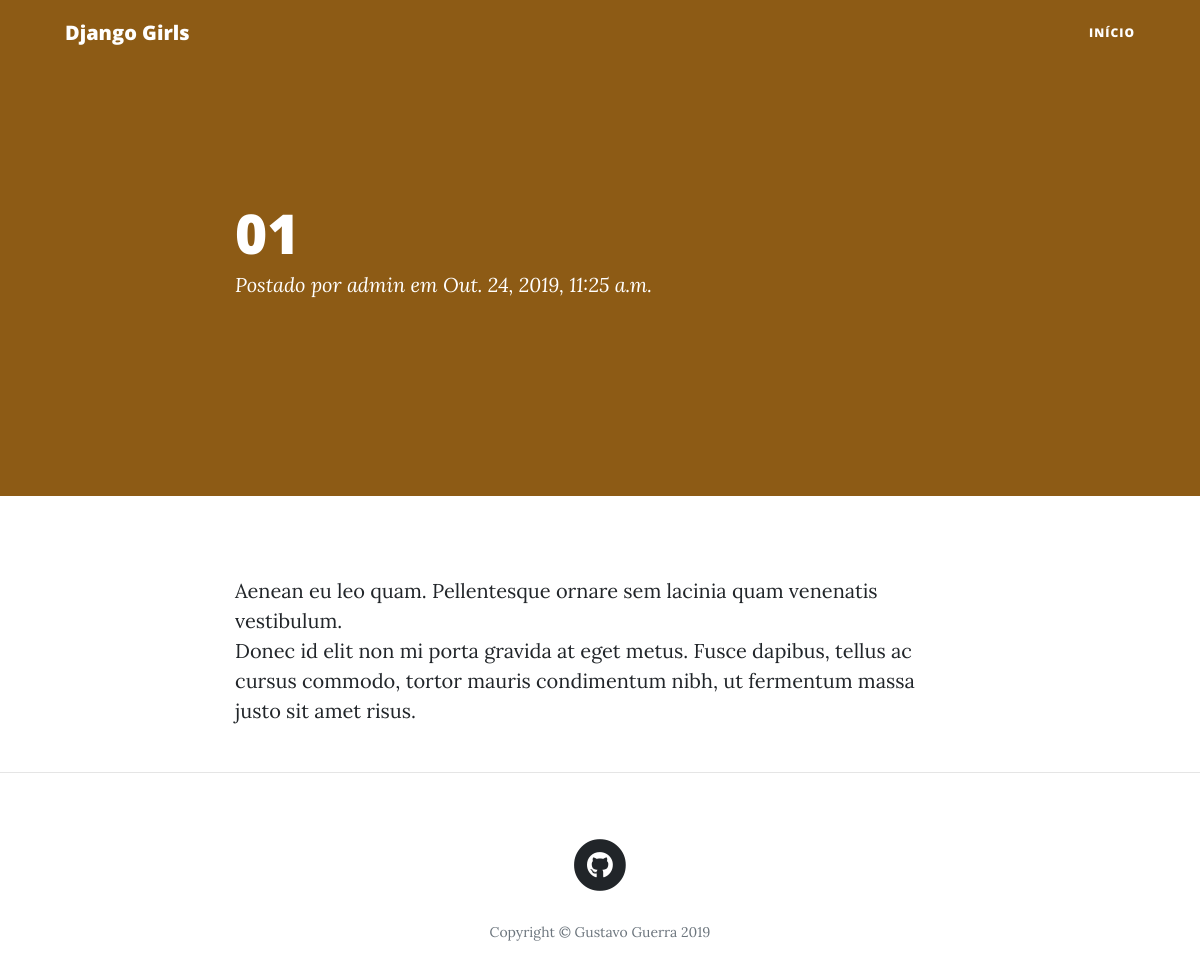
The page /post/1/ on the database as committed earlier.
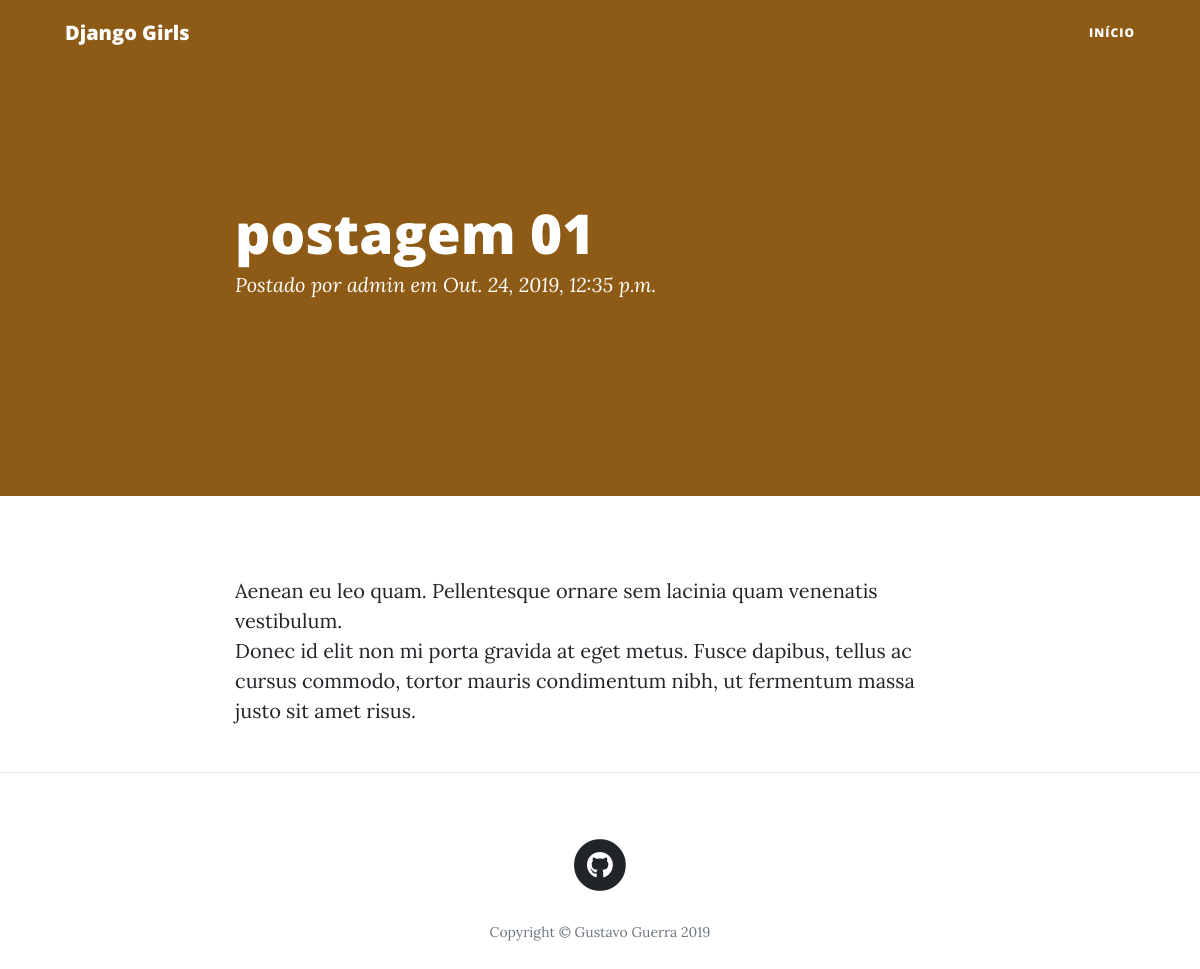
The same page on the database as committed later.
### blog/models.py (models this page shows, shortened)
class Post(models.Model):
    author = models.ForeignKey('auth.User', on_delete=models.CASCADE)
    title = models.CharField('Título', max_length=200)
    subtitle = models.CharField('Subtítulo', max_length=300, default='')
    text = models.TextField('Texto')
    created_date = models.DateTimeField(
        'Data de criação', default=timezone.now)
    published_date = models.DateTimeField(
        'Data de publicação', blank=True, null=True)

### blog/views.py (the view)
# urls.py: path('post/<int:pk>/', views.post_detail, name='post_detail'),
def post_detail(request, pk):
    template_name = 'blog/post_detail.html'
    post = get_object_or_404(Post, pk=pk)
    context = {'post': post}
    return render(request, template_name, context)

### blog/templates/blog/post_detail.html (shortened to what this page needs)
{% extends 'blog/base.html' %}
{% block content %}
 <header class="masthead" style="background-color: #fc9403">
   <div class="overlay"></div>
   <div class="container">
     <div class="row">
       <div class="col-lg-8 col-md-10 mx-auto">
         <div class="post-heading">
           <h1>{{ post.title }}</h1>
           <span class="meta">Postado por
             <a href="{% url 'post_list_by_author' author_=post.author.username %}">{{ post.author }}</a>
             {% if post.published_date %}
                em {{ post.published_date }}
             {% endif %}
             </span>
         </div>
       </div>
     </div>
   </div>
 </header>
 <article>
    <div class="container">
      <div class="row">
        <div class="col-lg-8 col-md-10 mx-auto">
            <p>{{ post.text|linebreaksbr }}</p>
        </div>
      </div>
    </div>
  </article>
  <hr>
{% endblock %}

### blog/templates/blog/base.html (shortened to what this page needs)
{% load static %}
<!DOCTYPE html>
<html lang="pt-BR">
<head>
  <link href="{% static 'vendor/bootstrap/css/bootstrap.css' %}" rel="stylesheet">
  <link href="{% static 'vendor/fontawesome-free/css/all.css' %}" rel="stylesheet" type="text/css">
  <link href="{% static 'css/clean-blog.css' %}" rel="stylesheet">
</head>
<body>
    <nav class="navbar navbar-expand-lg navbar-light fixed-top" id="mainNav">
        <div class="container">
            <a class="navbar-brand" href="{% url 'post_list'%}">Django Girls</a>
            <div class="collapse navbar-collapse" id="navbarResponsive">
                <ul class="navbar-nav ml-auto">
                    <li class="nav-item">
                        <a class="nav-link" href="{% url 'post_list'%}">Início</a>
                    </li>
                </ul>
            </div>
        </div>
    </nav>
    {% block content %}
    {% endblock %}
    <footer>
        <div class="container">
            <div class="row">
                <div class="col-lg-8 col-md-10 mx-auto">
                    <ul class="list-inline text-center">
                        <li class="list-inline-item">
                            <a href="https://github.com/gguerran" target="_blank">
                                <span class="fa-stack fa-lg">
                                    <i class="fas fa-circle fa-stack-2x"></i>
                                    <i class="fab fa-github fa-stack-1x fa-inverse"></i>
                                </span>
                            </a>
                        </li>
                    </ul>
                    <p class="copyright text-muted">Copyright &copy; Gustavo Guerra 2019</p>
                </div>
            </div>
        </div>
    </footer>
</body>
</html>

### blog/static/css/clean-blog.css (style rules this page uses)
body { font-size: 20px; color: #212529; font-family: 'Lora', 'Times New Roman', serif; }
p { line-height: 1.5; margin: 30px 0; }
h1, h2, h3, h4, h5, h6 { font-weight: 800; font-family: 'Open Sans', 'Helvetica Neue', Helvetica, Arial, sans-serif; }
a { color: #212529; transition: all 0.2s; }
#mainNav { position: absolute; border-bottom: 1px solid #e9ecef; background-color: white; font-family: 'Open Sans', 'Helvetica Neue', Helvetica, Arial, sans-serif; }
#mainNav .navbar-brand { font-weight: 800; color: #343a40; }
#mainNav .navbar-nav > li.nav-item > a { font-size: 12px; font-weight: 800; letter-spacing: 1px; text-transform: uppercase; }
@media only screen and (min-width: 992px) { #mainNav { border-bottom: 1px solid transparent; background: transparent; } }
@media only screen and (min-width: 992px) { #mainNav .navbar-brand { padding: 10px 20px; color: #fff; } }
@media only screen and (min-width: 992px) { #mainNav .navbar-nav > li.nav-item > a { padding: 10px 20px; color: #fff; } }
@media only screen and (min-width: 992px) { #mainNav { transition: background-color 0.2s; transform: translate3d(0, 0, 0); -webkit-backface-visibility: hidden; } }
header.masthead { margin-bottom: 50px; background: no-repeat center center; background-color: #868e96; background-attachment: scroll; position: relative; background-size: cover; }
header.masthead .overlay { position: absolute; top: 0; left: 0; height: 100%; width: 100%; background-color: #212529; opacity: 0.5; }
header.masthead .page-heading, header.masthead .post-heading, header.masthead .site-heading { padding: 200px 0 150px; color: white; }
@media only screen and (min-width: 768px) { header.masthead .page-heading, header.masthead .post-heading, header.masthead .site-heading { padding: 200px 0; } }
header.masthead .post-heading h1 { font-size: 35px; }
header.masthead .post-heading .meta, header.masthead .post-heading .subheading { line-height: 1.1; display: block; }
header.masthead .post-heading .meta { font-size: 20px; font-weight: 300; font-style: italic; font-family: 'Lora', 'Times New Roman', serif; }
header.masthead .post-heading .meta a { color: #fff; }
@media only screen and (min-width: 768px) { header.masthead .post-heading h1 { font-size: 55px; } }
footer { padding: 50px 0 65px; }
footer .list-inline { margin: 0; padding: 0; }
footer .copyright { font-size: 14px; margin-bottom: 0; text-align: center; }

Rows that differ between the two databases and show on the page:
changed Post "admin": title "01" → "postagem 01"; published_date "Out. 24, 2019, 11:25 a.m." → "Out. 24, 2019, 12:35 p.m."
